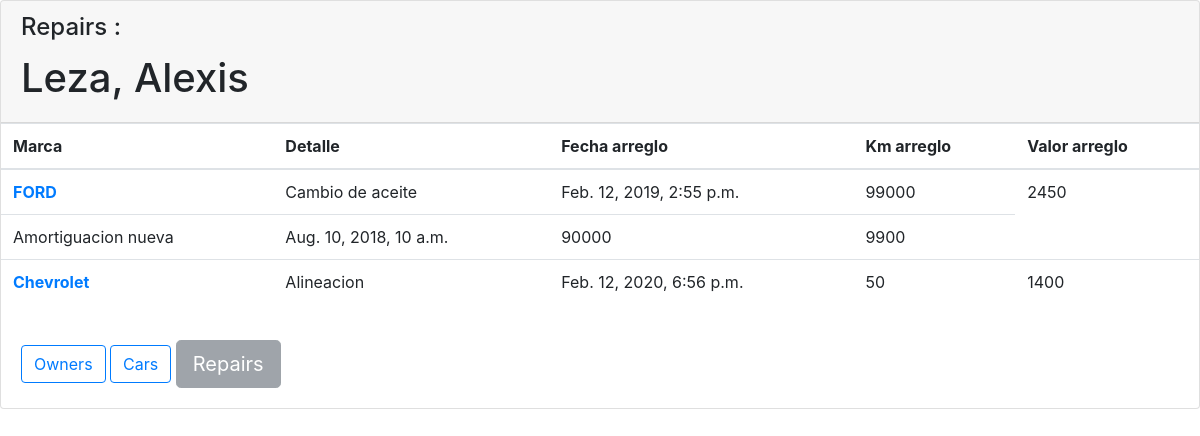
The app's page /workshop/cars/repairs/1/ with its own data.
### workshop/models.py (models this page shows, shortened)
class Owner(models.Model):
    name            = models.CharField(max_length=30)
    surname         = models.CharField(max_length=30)
    dni             = models.CharField(max_length=10)

class Brand(models.Model):
    owner           = models.ForeignKey(Owner, on_delete=models.CASCADE)
    brandName       = models.CharField(max_length=30)

class Repair(models.Model):
    model           = models.ForeignKey(Model, on_delete=models.CASCADE)
    detail          = models.CharField(max_length=30)
    date_reg        = models.DateTimeField(auto_now_add=True)
    km_repair       = models.CharField(max_length=10)
    cost            = models.CharField(max_length=10)

### workshop/views.py (the view)
# urls.py: path('cars/repairs/<int:owner_id>/', views.repairs, name='repairs'),
def repairs(request, owner_id):
    owner   = get_object_or_404(Owner, pk=owner_id)
    brand   = get_object_or_404(Brand, pk=owner_id)
    model   = get_object_or_404(Model, pk=owner_id)
    repair  = get_object_or_404(Repair, pk=owner_id)
    latest_repairs_list = Repair.objects.order_by('model')[:]
    latest_models_list  = Model.objects.order_by('brand')[:]
    context = { 'owner' : owner,
                'brand' : brand,
                'model' : model,
                'repair': repair,
                'latest_repairs_list' : latest_repairs_list,
                'latest_models_list'  : latest_models_list
                }
    return render(request, 'workshop/repair.html', context)

### workshop/templates/workshop/repair.html (shortened to what this page needs)
{% load bootstrap4 %}
{% bootstrap_css %}
<div class="card">
    <div class="card-header text-left" style="margin-bottom:0">
        <h4 class="card-title">Repairs :</h4>
        <h1>{{ owner.surname }}, {{ owner.name }}</h1>
    </div>
<table class="table">
  <thead>
    <tr>
      <th scope="col">Marca</th>
      <th scope="col">Detalle</th>
      <th scope="col">Fecha arreglo</th>
      <th scope="col">Km arreglo</th>
      <th scope="col">Valor arreglo</th>
    </tr>
  </thead>
  <tbody>
{% for owner in owner.brand_set.all %}
    <tr>
    <th scope="row">
        <a href="{% url 'workshop:repairs' owner.id %}">
            {{ owner.brandName }}
        </a>
    </th>
    {% for brand in brand.model_set.all %}
        {% for repair in latest_repairs_list %}
            {% for model in latest_models_list %}
                {% if model.id == repair.model_id and model.brand_id == owner.id %}
        <td>
                    {{ repair.detail }}
        </td>
        <td>
                    {{ repair.date_reg }}
        </td>
        <td>
                    {{ repair.km_repair }}
        </td>
        <td>
                    {{ repair.cost }}
        </td>
    </tr>
                {% endif %}
            {% endfor %}
        {% endfor %}
    {% endfor %}
{% endfor %}
  </tbody>
</table>
    <div class="card-body">
                <a href="{% url 'workshop:index' %}">
                    <button type="Button" class="btn btn-outline-primary">Owners</button>
                </a>
                <a href="{% url 'workshop:brands' owner.id %}">
                    <button type="button" class="btn btn-outline-primary">Cars</button>
                </a>
                <button type="button" class="btn btn-secondary btn-lg" disabled>Repairs</button>
    </div>
</div>

### records on screen
Owner: surname "Leza", name "Alexis"
Brand: brandName "FORD"
Repair: detail "Cambio de aceite", date_reg "Feb. 12, 2019, 2:55 p.m.", km_repair "99000", cost "2450"
Repair: detail "Amortiguacion nueva", date_reg "Aug. 10, 2018, 10 a.m.", km_repair "90000", cost "9900"
Brand: brandName "Chevrolet"
Repair: detail "Alineacion", date_reg "Feb. 12, 2020, 6:56 p.m.", km_repair "50", cost "1400"
